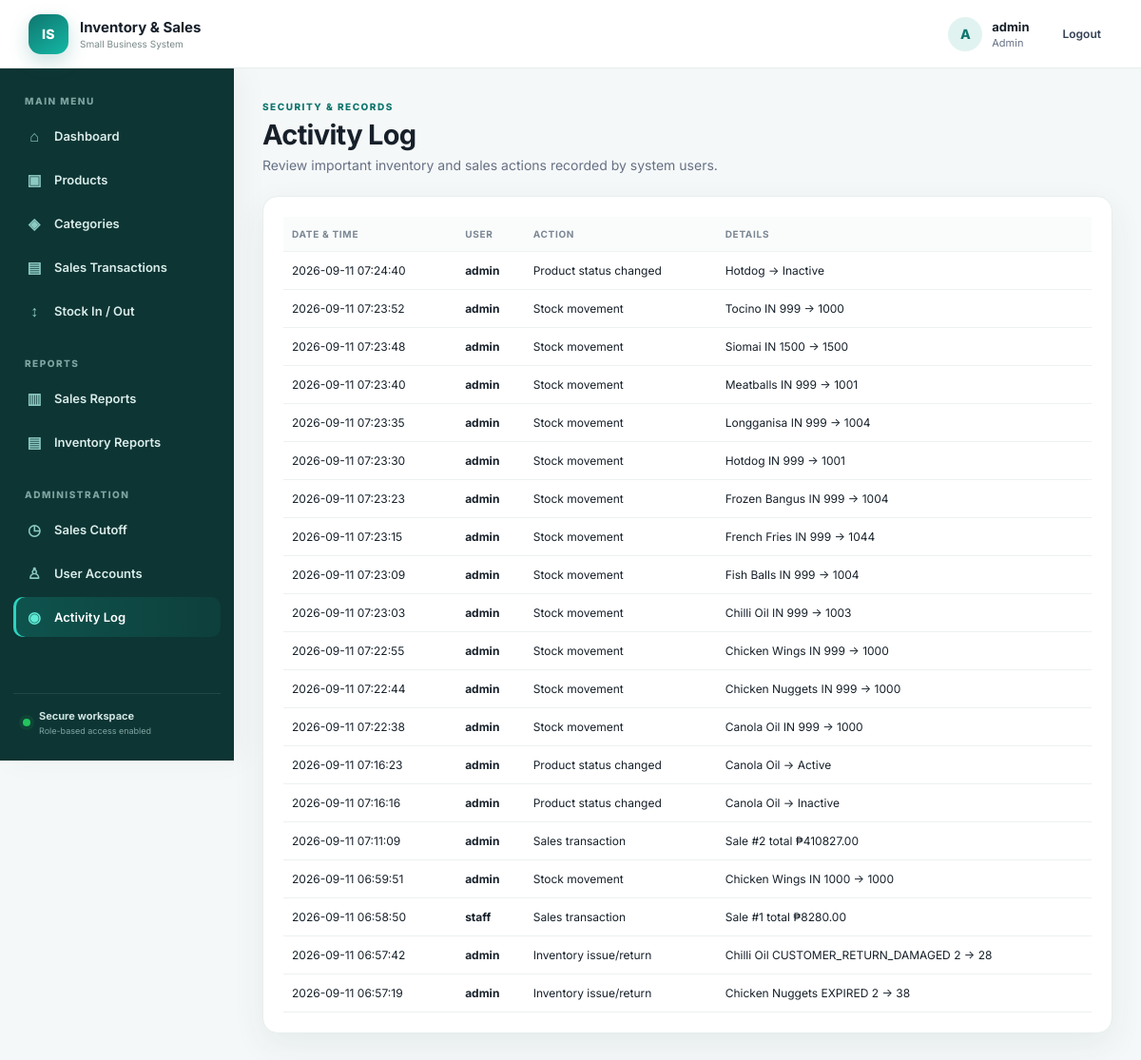
The app's page /audit-log (signed in) with its own data.
### tables this page shows
CREATE TABLE audit_logs (id integer primary key autoincrement, username text not null, action text not null, details text, created_at text not null);

### app.py (the view)
@app.route("/audit-log")
@login_required
@admin_required
def audit_log():
    conn=db(); logs=conn.execute("SELECT * FROM audit_logs ORDER BY id DESC LIMIT 200").fetchall(); conn.close()
    return render_template("audit_log.html",logs=logs)

### app.py (called while the page is built)
def db():
    conn = sqlite3.connect(DB)
    conn.row_factory = sqlite3.Row
    conn.execute("PRAGMA foreign_keys = ON")
    return conn

def login_required(f):
    @wraps(f)
    def wrapped(*args, **kwargs):
        if "user_id" not in session:
            return redirect(url_for("login"))
        return f(*args, **kwargs)
    return wrapped

def admin_required(f):
    @wraps(f)
    def wrapped(*args, **kwargs):
        if session.get("role") != "Admin":
            flash("Admin access required.", "error")
            return redirect(url_for("dashboard"))
        return f(*args, **kwargs)
    return wrapped

### templates/audit_log.html
{% extends "base.html" %}{% block content %}
<div class="page-head"><div><span class="eyebrow">SECURITY & RECORDS</span><h1>Activity Log</h1><p class="muted">Review important inventory and sales actions recorded by system users.</p></div></div>
<div class="panel"><div class="table-wrap"><table><tr><th>Date & Time</th><th>User</th><th>Action</th><th>Details</th></tr>{% for l in logs %}<tr><td>{{l.created_at}}</td><td><strong>{{l.username}}</strong></td><td>{{l.action}}</td><td>{{l.details or '-'}}</td></tr>{% else %}<tr><td colspan="4">No activity recorded yet.</td></tr>{% endfor %}</table></div></div>
{% endblock %}

### static/css/style.css (style rules this page uses)
:root { --teal:#0f766e;--teal2:#0d9488;--deep:#0b3b38;--ink:#17202a;--muted:#667085;--line:#e7eeee;--bg:#f5f8f8;--white:#fff;--danger:#b42318;--shadow:0 12px 35px rgba(16,55,52,.07) }
* { box-sizing:border-box }
html { scroll-behavior:smooth }
body { margin:0;font-family:Inter,Segoe UI,Arial,sans-serif;background:var(--bg);color:var(--ink);font-size:14px }
.eyebrow { display:inline-block;color:var(--teal);font-size:10px;font-weight:800;letter-spacing:1.5px }
.page-head { display:flex;justify-content:space-between;align-items:end;margin-bottom:24px }
.page-head h1 { font-size:29px;margin:5px 0 6px;letter-spacing:-.7px }
.page-head p { margin:0;color:var(--muted) }
.panel { background:white;border:1px solid var(--line);border-radius:16px;padding:21px;box-shadow:var(--shadow);margin-bottom:18px }
.table-wrap { overflow-x:auto }
table { width:100%;border-collapse:collapse;min-width:500px }
th,td { text-align:left;padding:12px 9px;border-bottom:1px solid #edf1f1;font-size:12px }
th { font-size:10px;color:#7b8794;text-transform:uppercase;letter-spacing:.7px;background:#fafcfc }
.muted { color:var(--muted) }

### records on screen
audit_logs: created_at "2026-09-11 07:24:40", username "admin", action "Product status changed", details "Hotdog -> Inactive"
audit_logs: created_at "2026-09-11 07:23:52", username "admin", action "Stock movement", details "Tocino IN 999 -> 1000"
audit_logs: created_at "2026-09-11 07:23:48", username "admin", action "Stock movement", details "Siomai IN 1500 -> 1500"
audit_logs: created_at "2026-09-11 07:23:40", username "admin", action "Stock movement", details "Meatballs IN 999 -> 1001"
audit_logs: created_at "2026-09-11 07:23:35", username "admin", action "Stock movement", details "Longganisa IN 999 -> 1004"
audit_logs: created_at "2026-09-11 07:23:30", username "admin", action "Stock movement", details "Hotdog IN 999 -> 1001"
audit_logs: created_at "2026-09-11 07:23:23", username "admin", action "Stock movement", details "Frozen Bangus IN 999 -> 1004"
audit_logs: created_at "2026-09-11 07:23:15", username "admin", action "Stock movement", details "French Fries IN 999 -> 1044"
audit_logs: created_at "2026-09-11 07:23:09", username "admin", action "Stock movement", details "Fish Balls IN 999 -> 1004"
audit_logs: created_at "2026-09-11 07:23:03", username "admin", action "Stock movement", details "Chilli Oil IN 999 -> 1003"
audit_logs: created_at "2026-09-11 07:22:55", username "admin", action "Stock movement", details "Chicken Wings IN 999 -> 1000"
audit_logs: created_at "2026-09-11 07:22:44", username "admin", action "Stock movement", details "Chicken Nuggets IN 999 -> 1000"
audit_logs: created_at "2026-09-11 07:22:38", username "admin", action "Stock movement", details "Canola Oil IN 999 -> 1000"
audit_logs: created_at "2026-09-11 07:16:23", username "admin", action "Product status changed", details "Canola Oil -> Active"
audit_logs: created_at "2026-09-11 07:16:16", username "admin", action "Product status changed", details "Canola Oil -> Inactive"
audit_logs: created_at "2026-09-11 07:11:09", username "admin", action "Sales transaction", details "Sale #2 total ₱410827.00"
audit_logs: created_at "2026-09-11 06:59:51", username "admin", action "Stock movement", details "Chicken Wings IN 1000 -> 1000"
audit_logs: created_at "2026-09-11 06:58:50", username "staff", action "Sales transaction", details "Sale #1 total ₱8280.00"
audit_logs: created_at "2026-09-11 06:57:42", username "admin", action "Inventory issue/return", details "Chilli Oil CUSTOMER_RETURN_DAMAGED 2 -> 28"
audit_logs: created_at "2026-09-11 06:57:19", username "admin", action "Inventory issue/return", details "Chicken Nuggets EXPIRED 2 -> 38"

### other values on screen
{{ session.username[:1]|upper }} "A"
{{ session.username }} "admin"
{{ session.role }} "Admin"
